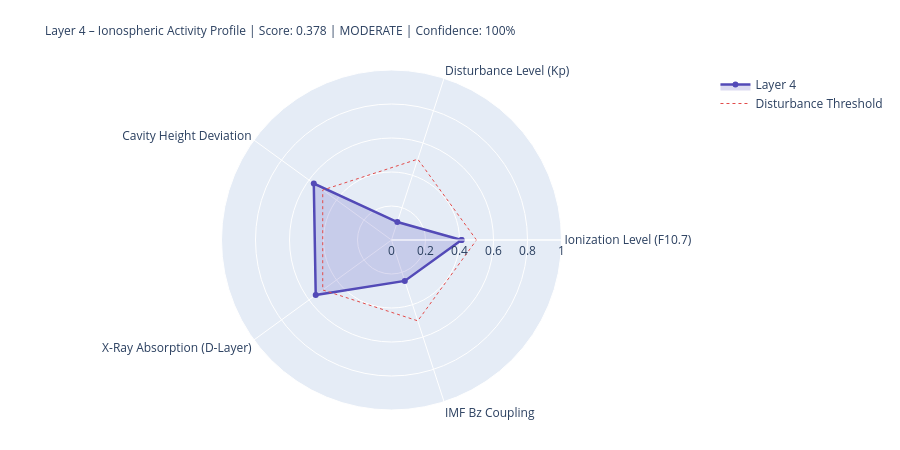

Notebook source saved alongside this figure:
### Markdown cell above
---
## 4. State Assessment & Handoff to Layer 5

### Code cell
# ============================================================
# LAYER-4-SCORE
# ============================================================

COMPONENTS = {
    'Ionization Level (F10.7)':    {'score': ioniz,       'source': 'primary' if f107_now else 'from_layer0', 'dynamic': True},
    'Disturbance Level (Kp)':          {'score': disturb,     'source': 'primary' if kp_now   else 'from_layer0', 'dynamic': True},
    'Cavity Height Deviation':    {'score': h_dev,       'source': 'derived',                                'dynamic': True},
    'X-Ray Absorption (D-Layer)':{'score': xray_ioniz,  'source': 'primary' if xray_now else 'missing',     'dynamic': True},
    'IMF Bz Coupling':             {'score': bz_coupling, 'source': 'primary' if bz_now   else 'from_layer0', 'dynamic': True},
}

available    = {k: v['score'] for k, v in COMPONENTS.items() if v['score'] is not None}
unavailable  = [k for k, v in COMPONENTS.items() if v['score'] is None]
layer4_score = round(sum(available.values()) / len(available), 4) if available else None
confidence   = round(len(available) / len(COMPONENTS), 2)
level = ('unknown' if layer4_score is None
         else 'quiet'   if layer4_score < 0.3
         else 'moderate' if layer4_score < 0.6
         else 'active')
dominant_l4 = max(available, key=available.get) if available else 'none'

# Resonance delta for Schumann SR-1
sr1_ref = schumann_freq(1, 80.0)
sr1_now = schumann_freq(1, h_eff)
sr1_delta_mhz = (sr1_now - sr1_ref) * 1000

# Propagation conditions
prop_cond = ('disturbed'   if kp_val > 4
             else 'unsettled' if kp_val > 2
             else 'normal')
if xray_class in ['X', 'M']:
    prop_cond = 'Radio-Blackout moeglich'

W = 68
print('=' * W)
print('LAYER 4 – IONOSPHERE – STATE ASSESSMENT')
print('=' * W)
for name, comp in COMPONENTS.items():
    s = comp['score']
    if s is not None:
        bar = '█' * int(s * 20) + '░' * (20 - int(s * 20))
        print(f'  {name:<36} {bar}  {s:.3f}  [{comp["source"]}]')
    else:
        print(f'  {name:<36} {"─" * 20}  n/a   [missing]')
print('-' * W)
print(f'  Score:          {layer4_score:.3f}  ({len(available)}/{len(COMPONENTS)} components)')
print(f'  Confidence:     {confidence:.0%}')
print(f'  Level:          {level.upper()}')
print(f'  Dominant:       {dominant_l4}')
print(f'  Cavity height:  {h_eff:.1f} km  (Ref: 80.0 km)')
print(f'  SR-1:           {sr1_now:.3f} Hz  (Δ {sr1_delta_mhz:+.1f} mHz vs. ref)')
print(f'  Propagation:    {prop_cond}')
print(f'  X-Ray:          {xray_class}-class  ({xray_now:.2e} W/m²)' if xray_now else '  X-Ray:          n/a')
print('=' * W)

# Radar
cats   = list(available.keys())
vals_r = list(available.values())
if len(cats) >= 3:
    fig = go.Figure()
    fig.add_trace(go.Scatterpolar(
        r=vals_r + [vals_r[0]], theta=cats + [cats[0]],
        fill='toself', fillcolor='rgba(83,74,183,0.20)',
        line=dict(color='#534AB7', width=2.5), name='Layer 4'
    ))
    fig.add_trace(go.Scatterpolar(
        r=[0.5] * (len(cats)+1), theta=cats + [cats[0]],
        line=dict(color='#E24B4A', dash='dot', width=1),
        mode='lines', name='Disturbance Threshold'
    ))
    fig.update_layout(
        title=dict(
            text=f'Layer 4 – Ionospheric Activity Profile | Score: {layer4_score:.3f} | {level.upper()} | Confidence: {confidence:.0%}',
            font=dict(size=12)
        ),
        polar=dict(radialaxis=dict(visible=True, range=[0, 1])),
        height=450, showlegend=True,
        margin=dict(l=80, r=80, t=70, b=40)
    )
    fig.show()

### Figure 1 — Plotly figure (JSON) as saved in the notebook; plotly's stock layout.template omitted (floating-point values rounded to 4 significant figures)
{"data": [{"fill": "toself", "fillcolor": "rgba(83,74,183,0.20)", "line": {"color": "#534AB7", "width": 2.5}, "name": "Layer 4", "r": [0.412, 0.111, 0.565, 0.551, 0.253, 0.412], "theta": ["Ionization Level (F10.7)", "Disturbance Level (Kp)", "Cavity Height Deviation", "X-Ray Absorption (D-Layer)", "IMF Bz Coupling", "Ionization Level (F10.7)"], "type": "scatterpolar"}, {"line": {"color": "#E24B4A", "dash": "dot", "width": 1}, "mode": "lines", "name": "Disturbance Threshold", "r": [0.5, 0.5, 0.5, 0.5, 0.5, 0.5], "theta": ["Ionization Level (F10.7)", "Disturbance Level (Kp)", "Cavity Height Deviation", "X-Ray Absorption (D-Layer)", "IMF Bz Coupling", "Ionization Level (F10.7)"], "type": "scatterpolar"}], "layout": {"height": 450, "margin": {"b": 40, "l": 80, "r": 80, "t": 70}, "polar": {"radialaxis": {"range": [0, 1], "visible": true}}, "showlegend": true, "title": {"font": {"size": 12}, "text": "Layer 4 – Ionospheric Activity Profile | Score: 0.378 | MODERATE | Confidence: 100%"}}}
